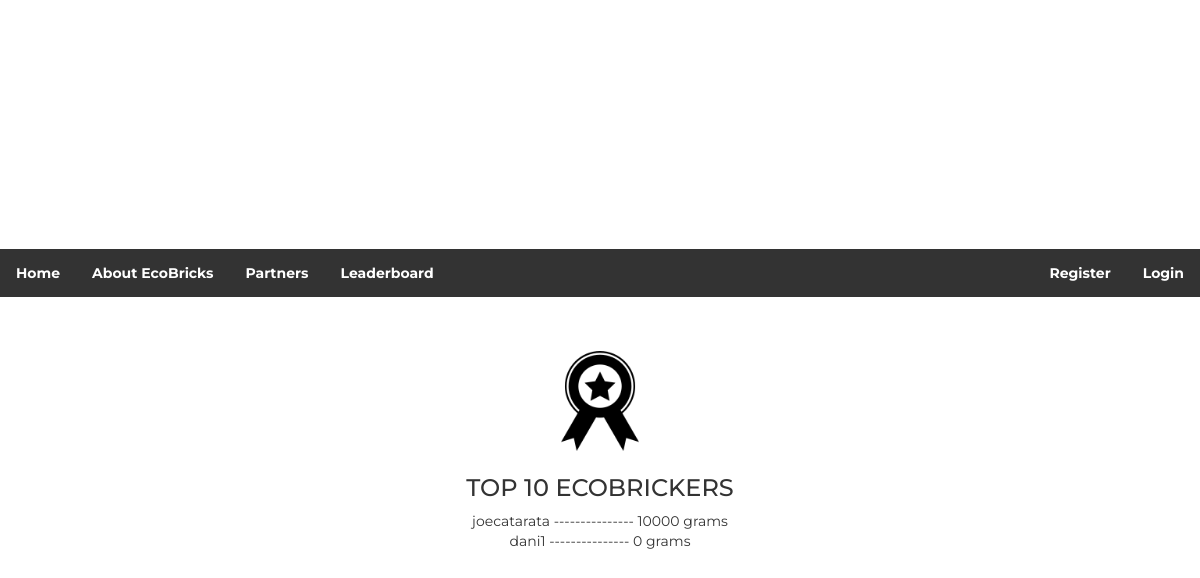
The app's page /leaderboard/, older data.
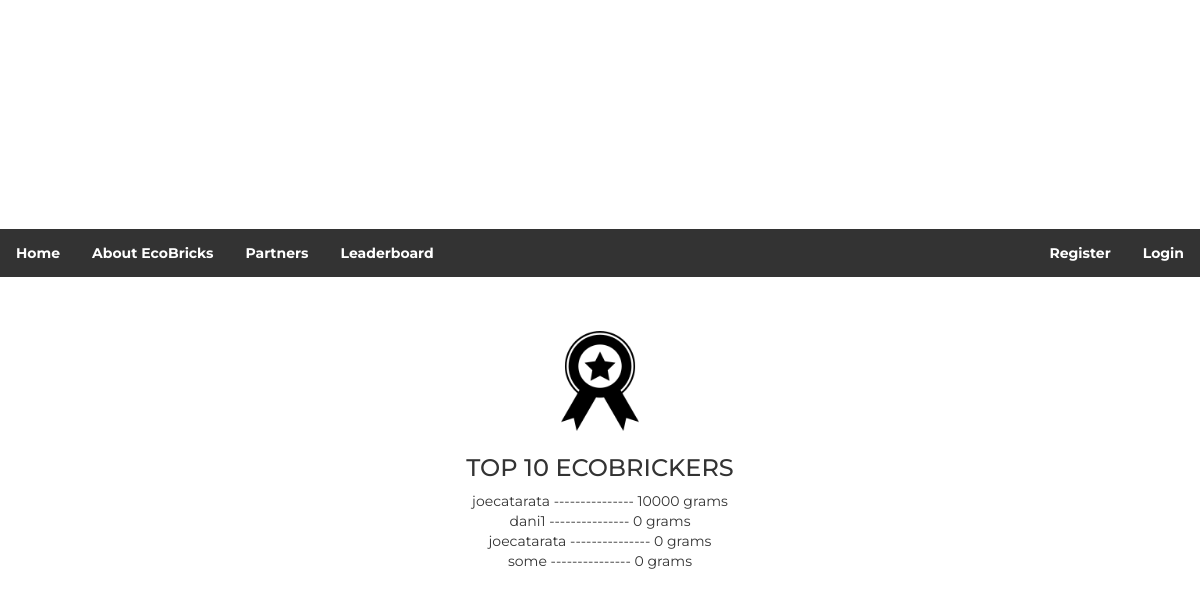
The same page, newer data.
### ecobrick/models.py (models this page shows, shortened)
class UserDetail(models.Model):
    email = models.EmailField(max_length = 50, unique = True, blank = False, null = True)
    firstName = models.CharField(max_length = 50)
    lastName = models.CharField(max_length = 50)
    address = models.CharField(max_length = 150)
    contactNum = models.CharField(max_length = 50)
    brickNum = models.PositiveIntegerField(default = 0)
    brickWeight = models.PositiveIntegerField(default = 0)
    brickPoints = models.PositiveIntegerField(default = 0)
    choices = ((0, 'Staff'), (1, 'Regular User'))
    userType = models.IntegerField(default = 1, choices = choices)
    username = models.CharField(max_length=50)
    password = models.CharField(max_length=50)
    isPremium = models.BooleanField(default=False)

### ecobrick/views.py (the view)
# urls.py: path('leaderboard/', views.leaderboard, name="leaderboard"),
def leaderboard(request):
    top_users =  UserDetail.objects.all().order_by('-brickWeight')[:10]
    try:
        loggeduser = UserDetail.objects.get(id=request.session['user'])
    except(KeyError, UserDetail.DoesNotExist):
        loggeduser = 0
    context = {
        'top_users':top_users,
        'loggeduser':loggeduser,
    }
    return render(request, 'leaderboard.html', context)

### ecobrick/templates/leaderboard.html (shortened to what this page needs)
{% extends 'navbar.html' %}
{% load staticfiles %}
{% block content %}
    <head>
    </head>
    <body>
        <br><br>
        <div id='container'>
                <img id="tao" src="{% static 'medal.png' %}"><br>
            <h3>TOP 10 ECOBRICKERS</h3>
            <div id='map'>
                {% for user in top_users %}
                {{user.username}} --------------- {{user.brickWeight}} grams <br>
                {% endfor %}
            </div>
        </div>
    </body>
   {% endblock %}

### ecobrick/templates/navbar.html (shortened to what this page needs)
{% load static %}
<html>
    <head>
        <link rel="stylesheet" type="text/css" href="{% static 'base.css' %}">
        <link rel="stylesheet" type="text/css" href="https://maxcdn.bootstrapcdn.com/bootstrap/3.3.1/css/bootstrap.min.css">
    </head>
    <body>
        <ul>
            <li><a href="{% url 'home' %}">Home</a></li>
            <li><a href="/about">About EcoBricks</a></li>
            <li><a href="{% url 'partners' %}">Partners</a></li>
            <li><a href="/leaderboard">Leaderboard</a></li>
            {% if loggeduser == 0 %}
            <li style="float:right"><a href="/login/">Login</a></li>
            <li style="float:right"><a href="/register/">Register</a></li>
            {% else %}
            <li><a href="/rewards">Rewards</a></li>
            <li><a href="/subscription">mySubscription</a></li>
            <li style="float:right"><a href="/logout/">Logout</a></li>
            <li style="float:right"><a href="/profile/{{loggeduser.id}}">Welcome back, {{loggeduser.firstName}}!</a></li>
            {% endif %}
        </ul>
        {% block content %}
        {% endblock %}
    </body>
</html>

### ecobrick/static/base.css (style rules this page uses)
body { font-family: Montserrat; }

### ecobrick/templates/navbar.html (style rules this page uses)
ul { font-family: 'Montserrat', serif; font-weight: bold; list-style-type: none; margin: 0; padding: 0; overflow: hidden; background-color: #333; }
li { float: left; }
li a { display: block; color: white; text-align: center; padding: 14px 16px; text-decoration: none; }

### ecobrick/templates/leaderboard.html (style rules this page uses)
body { font-family: Montserrat; align-content: center; text-align: center; }
img { max-width: 100px; max-height: 100px; margin: 4px; }

Row changes from the older to the newer data that the page shows:
added UserDetail: username "joecatarata", brickWeight "0"
added UserDetail: username "some", brickWeight "0"
